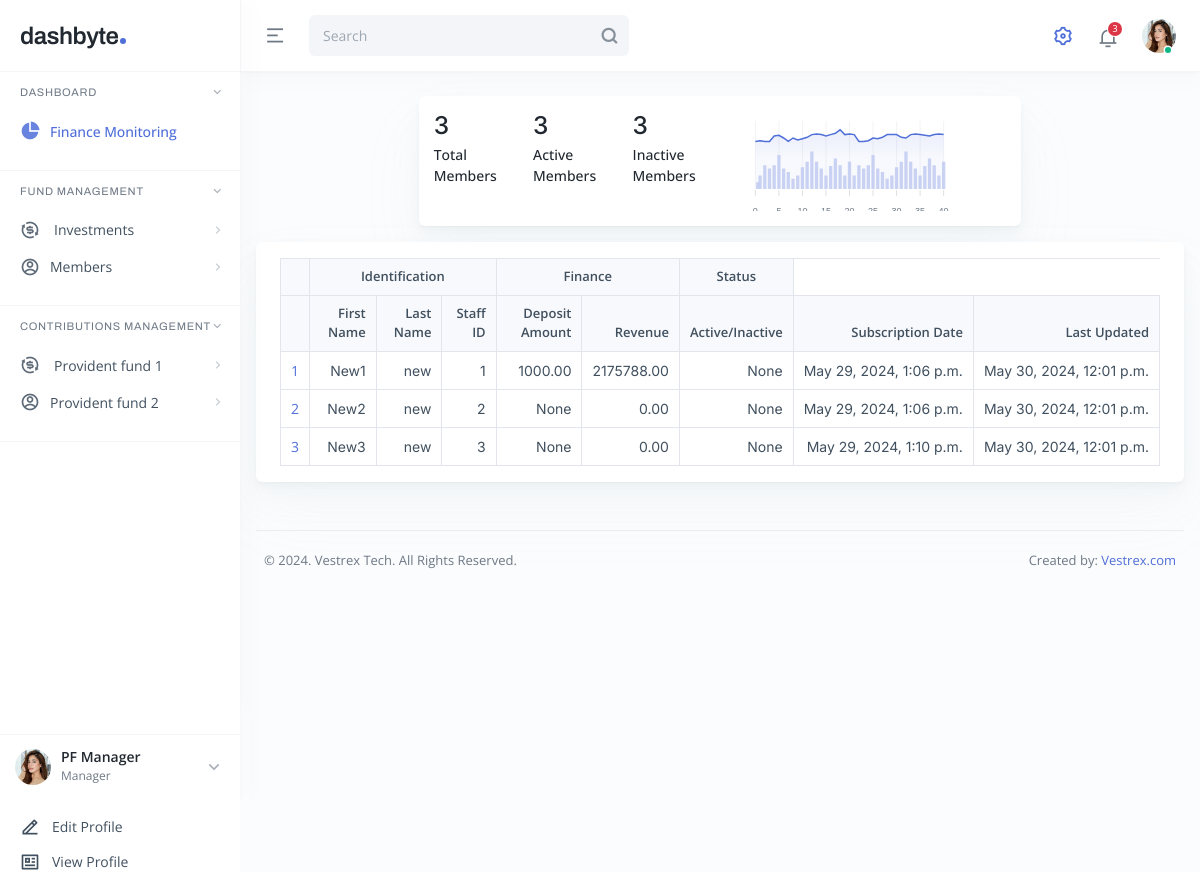
Screenshot of /fund/memberList/ with the database file from the repository.
### Fund/models.py (models this page shows, shortened)
class Member(models.Model):
    first_name = models.CharField(max_length=30)
    last_name = models.CharField(max_length=30)
    staff_id = models.PositiveIntegerField(unique=True)
    total_amount_to_date = models.DecimalField(max_digits=10, decimal_places=2, blank=True, null=True)
    profit = models.DecimalField(max_digits=10, decimal_places=2,blank=True, null=True)
    status = models.CharField(max_length=20,blank=True, null=True)
    subscription_date = models.DateTimeField(auto_now_add=True)
    updated_date = models.DateTimeField(auto_now=True)

### Fund/views.py (the view)
# urls.py: path('memberList/', views.MemberListView.as_view(), name='member_list'),
class MemberListView(ListView):
    model = Member
    template_name = 'dashboard/member_list.html'
    context_object_name = 'member_list'
    def get_context_data(self, **kwargs):
        context = super().get_context_data(**kwargs)
        queryset = self.get_queryset()
        context['member_count'] = self.get_queryset().count()
        total_contribution = queryset.aggregate(total=Sum(Cast('total_amount_to_date',FloatField())*1.0))['total'] or 0.0
        total_profit = InvestmentDetail.objects.aggregate(total=Sum(Cast('interest_amount',FloatField())*1.0))['total'] or 0.0
        for member in queryset:
            member_contribution = member.total_amount_to_date or 0.0
            member_contribution = float(member_contribution)
            if total_contribution !=0:
                member_profit = ((member_contribution)/(total_contribution))*total_profit
            else:
                member_profit = 0.0
            member.profit = member_profit
            member.save()
        context['member_list']= queryset
        return context

### Fund/templates/dashboard/member_list.html
{% extends 'dashboard/base.html' %}
{% block content %}
<div class="main main-app p-3 p-lg-4">
    <div class="row g-3 justify-content-center">
        <div class="col-md-10 col-xl-8">
        <div class="card card-one">
            <div class="card-body">
              <div class="row">
                <div class="col-2">
                  <h3 class="card-value mb-1">{{ member_count }}</h3>
                  <label class="card-title fw-medium text-dark mb-1">Total Members</label>
                </div>
                <div class="col-2">
                  <h3 class="card-value mb-1">{{ member_count }}</h3>
                  <label class="card-title fw-medium text-dark mb-1">Active Members</label>
                </div>
                <div class="col-2">
                  <h3 class="card-value mb-1">{{ member_count }}</h3>
                  <label class="card-title fw-medium text-dark mb-1">Inactive Members</label>
                </div>
                <div class="col-5">
                  <div id="apexChart2"></div>
                </div>
              </div>
            </div>
        </div>
    </div>
  <div class="card card-one mt-3">
    <div class="card-body p-3">
      <div class="table-responsive">
        <table class="table table-four table-bordered">
          <thead>
            <tr>
              <th>&nbsp;</th>
              <th colspan="3">Identification</th>
              <th colspan="2">Finance</th>
              <th colspan="1">Status</th>
            </tr>
            <tr>
              <th></th>
              <th>First Name</th>
              <th>Last Name</th>
              <th>Staff ID</th>
              <th>Deposit Amount</th>
              <th>Revenue</th>
              <th>Active/Inactive</th>
              <th>Subscription Date</th>
              <th>Last Updated</th>
            </tr>
          </thead>
            <tbody>
              {% for member in member_list %}
                <tr>
                  <td><a href="{% url 'member_detail' member.pk %}">{{ member.id }}</a></td>
                  <td>{{ member.first_name }}</td>
                  <td>{{ member.last_name }}</td>
                  <td>{{ member.staff_id }}</td>
                  <td>{{ member.total_amount_to_date }}</td>
                  <td>{{ member.profit|floatformat:"2" }}</td>
                  <td>{{ member.status }}</td>
                  <td>{{ member.subscription_date }}</td>
                  <td>{{ member.updated_date }}</td>
                </tr>
              {% endfor %}
            </tbody>
        </table>
      </div>
    </div>
  </div>
{% endblock %}

### rows the page displays
Member: id "1", first_name "New1", last_name "new", staff_id "1", total_amount_to_date "1000.00", profit "2175788.00", status "None", subscription_date "May 29, 2024, 1:06 p.m.", updated_date "May 30, 2024, 12:01 p.m."
Member: id "2", first_name "New2", last_name "new", staff_id "2", total_amount_to_date "None", profit "0.00", status "None", subscription_date "May 29, 2024, 1:06 p.m.", updated_date "May 30, 2024, 12:01 p.m."
Member: id "3", first_name "New3", last_name "new", staff_id "3", total_amount_to_date "None", profit "0.00", status "None", subscription_date "May 29, 2024, 1:10 p.m.", updated_date "May 30, 2024, 12:01 p.m."

### other values shown
{{ member_count }} "3"
